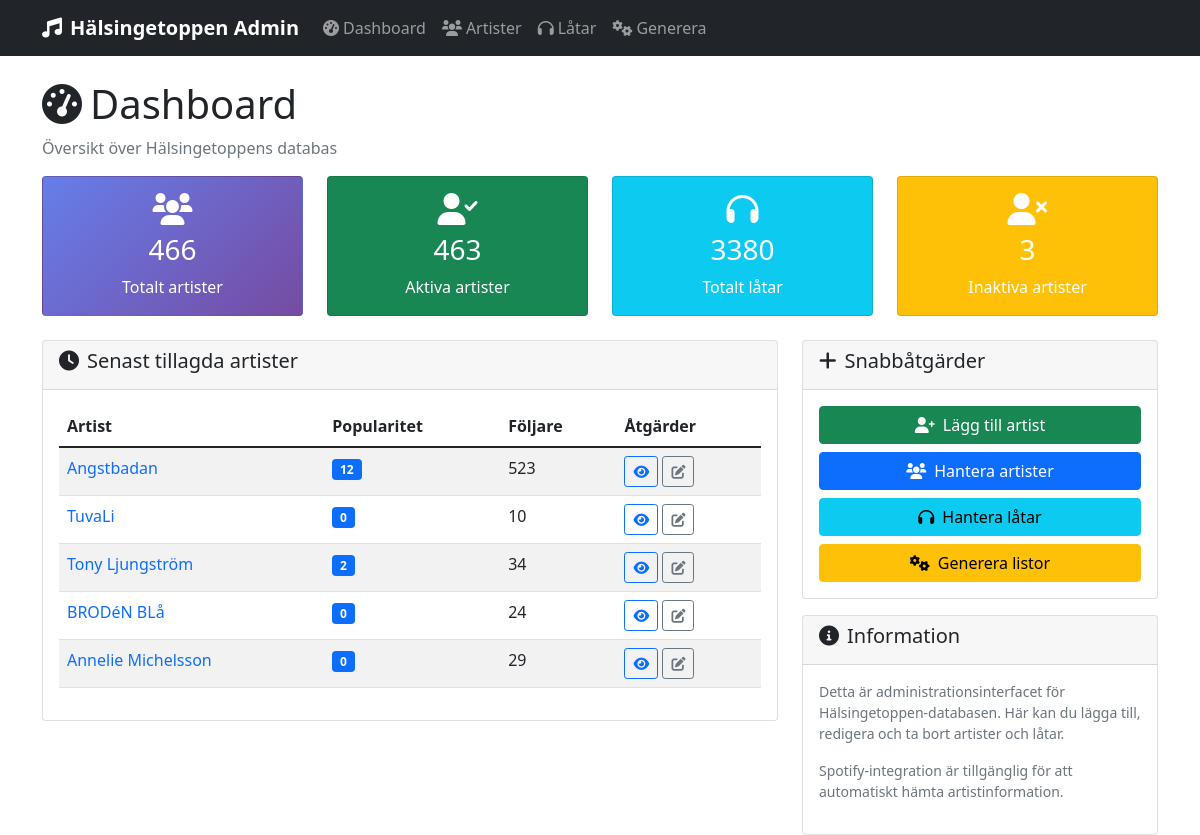
Before: / with the older database file.
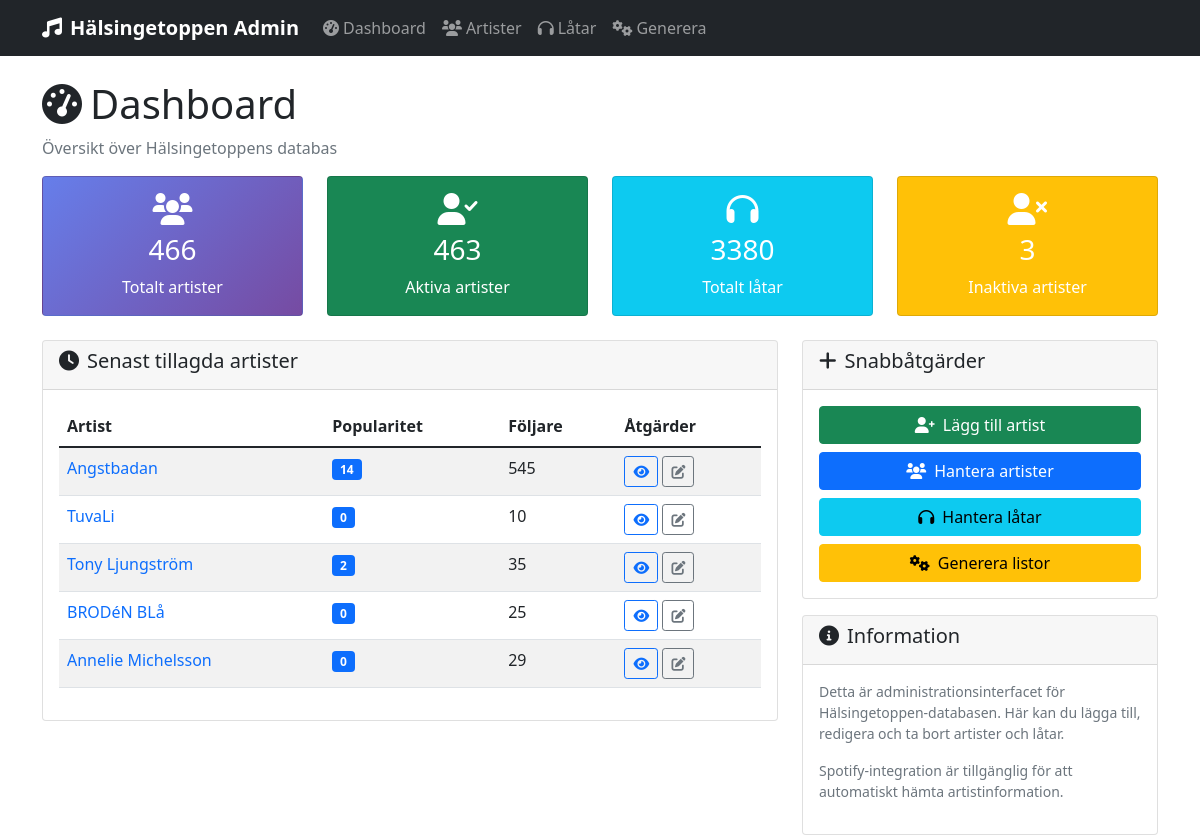
After: the same page with the newer database file.
### tables this page shows
CREATE TABLE "artists" (
	"id"	TEXT UNIQUE,
	"link_to_area"	INTEGER,
	"name"	TEXT,
	"popularity"	INTEGER,
	"followers"	INTEGER,
	"link"	TEXT,
	"picture_small"	TEXT,
	"picture_large"	INTEGER,
	"bInactivate"	INTEGER,
	"notes"	INTEGER
, added_at TEXT, markdown_info TEXT, apple_music_link TEXT, youtube_music_link TEXT);

### web_admin.py (the view)
@app.route('/')
def index():
    conn = get_db_connection()
    artist_count = conn.execute('SELECT COUNT(*) FROM artists').fetchone()[0]
    track_count = conn.execute('SELECT COUNT(*) FROM tracks').fetchone()[0]
    active_artists = conn.execute('SELECT COUNT(*) FROM artists WHERE bInactivate = 0 OR bInactivate IS NULL').fetchone()[0]
    recent_artists = conn.execute('''
        SELECT id, name, popularity, followers
        FROM artists
        ORDER BY ROWID DESC
        LIMIT 5
    ''').fetchall()
    conn.close()
    return render_template('dashboard.html',
                         artist_count=artist_count,
                         track_count=track_count,
                         active_artists=active_artists,
                         recent_artists=recent_artists)

### web_admin.py (called while the page is built)
def get_db_connection():
    conn = sqlite3.connect(DB_PATH)
    conn.row_factory = sqlite3.Row
    return conn

### templates/dashboard.html (shortened to what this page needs)
{% extends "base.html" %}
{% block content %}
<div class="row">
    <div class="col-12">
        <h1><i class="fas fa-tachometer-alt me-2"></i>Dashboard</h1>
        <p class="text-muted">Översikt över Hälsingetoppens databas</p>
    </div>
</div>
<div class="row mb-4">
    <div class="col-md-3">
        <div class="card stats-card">
            <div class="card-body text-center">
                <i class="fas fa-users fa-2x mb-2"></i>
                <h3>{{ artist_count }}</h3>
                <p class="mb-0">Totalt artister</p>
            </div>
        </div>
    </div>
    <div class="col-md-3">
        <div class="card bg-success text-white">
            <div class="card-body text-center">
                <i class="fas fa-user-check fa-2x mb-2"></i>
                <h3>{{ active_artists }}</h3>
                <p class="mb-0">Aktiva artister</p>
            </div>
        </div>
    </div>
    <div class="col-md-3">
        <div class="card bg-info text-white">
            <div class="card-body text-center">
                <i class="fas fa-headphones fa-2x mb-2"></i>
                <h3>{{ track_count }}</h3>
                <p class="mb-0">Totalt låtar</p>
            </div>
        </div>
    </div>
    <div class="col-md-3">
        <div class="card bg-warning text-white">
            <div class="card-body text-center">
                <i class="fas fa-user-times fa-2x mb-2"></i>
                <h3>{{ artist_count - active_artists }}</h3>
                <p class="mb-0">Inaktiva artister</p>
            </div>
        </div>
    </div>
</div>
<div class="row">
    <div class="col-md-8">
        <div class="card">
            <div class="card-header">
                <h5><i class="fas fa-clock me-2"></i>Senast tillagda artister</h5>
            </div>
            <div class="card-body">
                {% if recent_artists %}
                    <div class="table-responsive">
                        <table class="table table-striped">
                            <thead>
                                <tr>
                                    <th>Artist</th>
                                    <th>Popularitet</th>
                                    <th>Följare</th>
                                    <th>Åtgärder</th>
                                </tr>
                            </thead>
                            <tbody>
                                {% for artist in recent_artists %}
                                <tr>
                                    <td>
                                        <a href="{{ url_for('artist_detail', artist_id=artist.id) }}" class="text-decoration-none">
                                            {{ artist.name }}
                                        </a>
                                    </td>
                                    <td>
                                        <span class="badge bg-primary">{{ artist.popularity }}</span>
                                    </td>
                                    <td>{{ "{:,}".format(artist.followers or 0) }}</td>
                                    <td>
                                        <a href="{{ url_for('artist_detail', artist_id=artist.id) }}" class="btn btn-sm btn-outline-primary">
                                            <i class="fas fa-eye"></i>
                                        </a>
                                        <a href="{{ url_for('edit_artist', artist_id=artist.id) }}" class="btn btn-sm btn-outline-secondary">
                                            <i class="fas fa-edit"></i>
                                        </a>
                                    </td>
                                </tr>
                                {% endfor %}
                            </tbody>
                        </table>
                    </div>
                {% else %}
                    <p class="text-muted">Inga artister i databasen ännu.</p>
                {% endif %}
            </div>
        </div>
    </div>
    <div class="col-md-4">
        <div class="card">
            <div class="card-header">
                <h5><i class="fas fa-plus me-2"></i>Snabbåtgärder</h5>
            </div>
            <div class="card-body">
                <div class="d-grid gap-2">
                    <a href="{{ url_for('add_artist') }}" class="btn btn-success">
                        <i class="fas fa-user-plus me-2"></i>Lägg till artist
                    </a>
                    <a href="{{ url_for('artists') }}" class="btn btn-primary">
                        <i class="fas fa-users me-2"></i>Hantera artister
                    </a>
                    <a href="{{ url_for('tracks') }}" class="btn btn-info">
                        <i class="fas fa-headphones me-2"></i>Hantera låtar
                    </a>
                    <a href="{{ url_for('generate_menu') }}" class="btn btn-warning">
                        <i class="fas fa-cogs me-2"></i>Generera listor
                    </a>
                </div>
            </div>
        </div>
        <div class="card mt-3">
            <div class="card-header">
                <h5><i class="fas fa-info-circle me-2"></i>Information</h5>
            </div>
            <div class="card-body">
                <p class="small text-muted">
                    Detta är administrationsinterfacet för Hälsingetoppen-databasen.
                    Här kan du lägga till, redigera och ta bort artister och låtar.
                </p>
                <p class="small text-muted">
                    Spotify-integration är tillgänglig för att automatiskt hämta artistinformation.
                </p>
            </div>
        </div>
    </div>
</div>
{% endblock %}

### templates/base.html (shortened to what this page needs)
<!DOCTYPE html>
<html lang="sv">
<head>
    <link href="https://cdn.jsdelivr.net/npm/bootstrap@5.1.3/dist/css/bootstrap.min.css" rel="stylesheet">
    <link href="https://cdnjs.cloudflare.com/ajax/libs/font-awesome/6.0.0/css/all.min.css" rel="stylesheet">
</head>
<body>
    <nav class="navbar navbar-expand-lg navbar-dark bg-dark">
        <div class="container">
            <a class="navbar-brand" href="{{ url_for('index') }}">
                <i class="fas fa-music me-2"></i>Hälsingetoppen Admin
            </a>
            <div class="collapse navbar-collapse" id="navbarNav">
                <ul class="navbar-nav">
                    <li class="nav-item">
                        <a class="nav-link" href="{{ url_for('index') }}">
                            <i class="fas fa-tachometer-alt me-1"></i>Dashboard
                        </a>
                    </li>
                    <li class="nav-item">
                        <a class="nav-link" href="{{ url_for('artists') }}">
                            <i class="fas fa-users me-1"></i>Artister
                        </a>
                    </li>
                    <li class="nav-item">
                        <a class="nav-link" href="{{ url_for('tracks') }}">
                            <i class="fas fa-headphones me-1"></i>Låtar
                        </a>
                    </li>
                    <li class="nav-item">
                        <a class="nav-link" href="{{ url_for('generate_menu') }}">
                            <i class="fas fa-cogs me-1"></i>Generera
                        </a>
                    </li>
                </ul>
            </div>
        </div>
    </nav>
    <main class="container mt-4">
        {% block content %}{% endblock %}
    </main>
</body>
</html>

### templates/base.html (style rules this page uses)
.navbar-brand { font-weight: bold; }
.stats-card { background: linear-gradient(135deg, #667eea 0%, #764ba2 100%); color: white; }

Changed rows visible on the page:
changed artists "Angstbadan": popularity "12" → "14"; followers "523" → "545"
changed artists "Tony Ljungström": followers "34" → "35"
changed artists "BRODéN BLå": followers "24" → "25"
